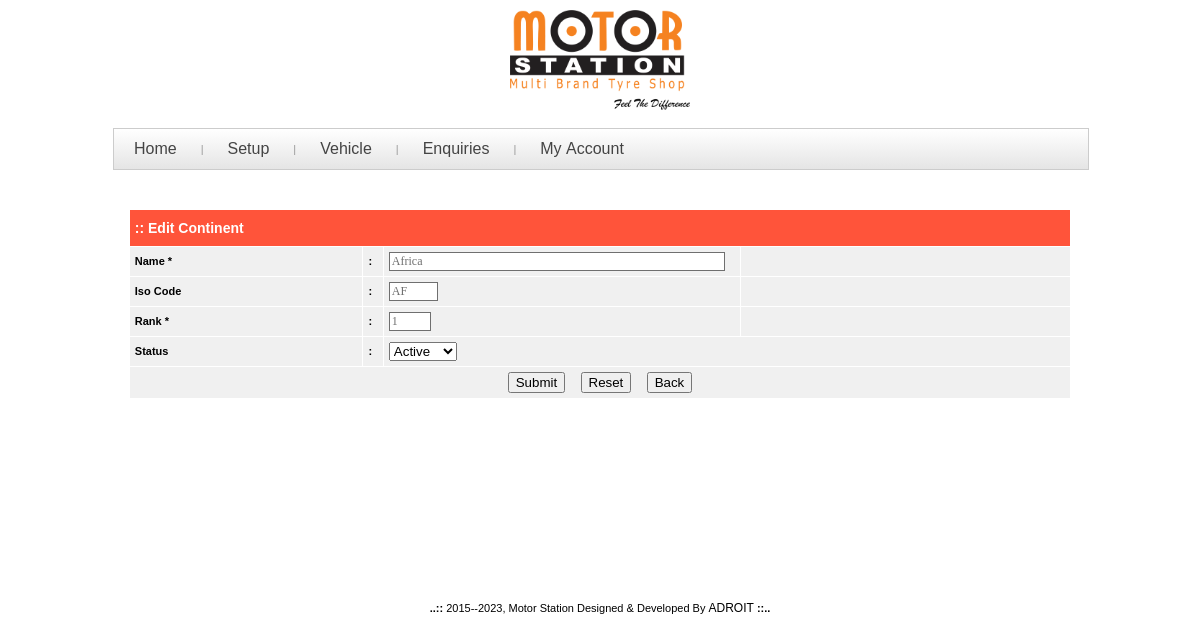
/admin/edit_continent.php?vw=1&pg=1&countstart=0 (signed in), run on the app's committed database.
### tables this page shows
CREATE TABLE `cntnt_mst` (
  `cntntm_id` int(15) NOT NULL,
  `cntntm_name` varchar(250) NOT NULL,
  `cntntm_iso` varchar(250) DEFAULT NULL,
  `cntntm_prty` int(15) DEFAULT NULL,
  `cntntm_sts` char(1) DEFAULT NULL,
  `cntntm_crtdon` datetime DEFAULT NULL,
  `cntntm_crtdby` varchar(250) DEFAULT NULL,
  `cntntm_mdfdon` datetime DEFAULT NULL,
  `cntntm_mdfdby` varchar(250) DEFAULT NULL
);

### includes/inc_usr_functions.php (called while the page is built, shortened)
<?php
	function glb_func_chkvl($cntrlval){
		$newval =  htmlspecialchars(trim($cntrlval),ENT_QUOTES);
		return $newval;
	}
?>

### admin/edit_continent.php (the view, shortened to what this page needs)
<?php
	include_once "../includes/inc_connection.php";
	include_once "../includes/inc_usr_functions.php";
	global $id,$pg,$cntstrt;
	if(isset($_REQUEST['vw']) && (trim($_REQUEST['vw'])!="") &&
	   isset($_REQUEST['pg']) && (trim($_REQUEST['pg'])!="") &&
	   isset($_REQUEST['countstart']) && (trim($_REQUEST['countstart'])!="")){
		$id 		= glb_func_chkvl($_REQUEST['vw']);
		$pg 		= glb_func_chkvl($_REQUEST['pg']);
		$cntstart 	= glb_func_chkvl($_REQUEST['countstart']);
		$loc		= "vw=$id&pg=$pg&countstart=$cntstart";
	}
	else{
		header("Location:vw_all_continent.php");
		exit();
	}
	$sqrycntnt_mst="select
					  cntntm_name,cntntm_iso,cntntm_prty,cntntm_sts
				   from
					 cntnt_mst
				   where
					  cntntm_id=$id";
	$srscntnt_mst  = mysqli_query($conn,$sqrycntnt_mst) or die(mysql_error());
	$cntrec_cntnt = mysqli_num_rows($srscntnt_mst);
	if($cntrec_cntnt > 0){
		$rowscntnt_mst = mysqli_fetch_assoc($srscntnt_mst);
	}
	else{
		header("Location:vw_all_continent.php");
		exit();
	}
?>
<!DOCTYPE HTML PUBLIC "-//W3C//DTD HTML 4.01 Transitional//EN"
"http://www.w3.org/TR/html4/loose.dtd">
<html>
<head>
<link href="yav-style.css" type="text/css" rel="stylesheet">
<link href="style_admin.css" rel="stylesheet" type="text/css">
<?php
	include_once ('script.php');
?>
</head>
<body onLoad="setfocus()">
<?php
	 include_once('../includes/inc_adm_header.php');
	 include_once('../includes/inc_adm_leftlinks.php');
?>
<table width="1000px"  border="0" align="center" cellpadding="3" cellspacing="1">
  <tr valign="top">
	<td height="400" valign="top"><br>
	    <table width="95%" align="center"  border="0" cellpadding="5" cellspacing="1" bgcolor="#FFFFFF">
			  <form name="frmecntntdtl" id="frmecntntdtl" method="post" action="<?php $_SERVER['SCRIPT_FILENAME'];?>" onSubmit="return performCheck('frmecntntdtl', rules, 'inline');">
				<tr align="left" class='white'>
                   <td height="26" colspan="4" bgcolor="#FF543A">
				  <span class="heading"><strong> :: Edit Continent </strong></span>&nbsp;&nbsp;&nbsp;</td>
                </tr>
				<tr bgcolor="#FFFFFF">
				 <td width="24%" bgcolor="#f0f0f0"><strong>Name * </strong></td>
				 <td width="2%" bgcolor="#f0f0f0"><strong>:</strong></td>
				 <td width="30%" bgcolor="#f0f0f0"><input name="txtname" type="text" class="select" id="txtname" size="45" maxlength="40" onBlur="funcChkDupName()" value="<?php echo $rowscntnt_mst['cntntm_name'];?>"></td>
				 <td width="34%" align="left" valign="middle" bgcolor="#f0f0f0"><span id="errorsDiv_txtname"></span></td>
				</tr>
				<tr bgcolor="#FFFFFF">
				 <td width="24%" bgcolor="#f0f0f0"><strong>Iso Code </strong></td>
				 <td width="2%" bgcolor="#f0f0f0"><strong>:</strong></td>
				 <td width="30%" bgcolor="#f0f0f0"><input name="txtisocd" type="text" class="select" id="txtisocd" size="4" maxlength="5" value="<?php echo $rowscntnt_mst['cntntm_iso'];?>"></td>
				 <td width="34%" align="left" valign="middle" bgcolor="#f0f0f0"><span id="errorsDiv_txtisocd"></span></td>
				</tr>
				<tr bgcolor="#FFFFFF">
					<td width="24%" height="19" valign="middle" bgcolor="#f0f0f0"><strong>Rank *</strong></td>
					<td width="2%" bgcolor="#f0f0f0"><strong>:</strong></td>
					<td width="30%" align="left" valign="middle" bgcolor="#f0f0f0">
					<input name="txtprty" type="text" class="select" id="txtprty" size="3" maxlength="3" value="<?php echo $rowscntnt_mst['cntntm_prty'];?>"></td>
					<td width="34%" align="left" valign="middle" bgcolor="#f0f0f0"><span id="errorsDiv_txtprty"></span></td>
				</tr>
			  	<tr bgcolor="#FFFFFF">
					<td width="24%" height="19" valign="middle" bgcolor="#f0f0f0"><strong>Status</strong></td>
					<td width="2%" bgcolor="#f0f0f0"><strong>:</strong></td>
					<td width="74%" align="left" valign="middle" bgcolor="#f0f0f0" colspan="2">
						<select name="lststs" id="lststs">
							<option value="a"<?php if($rowscntnt_mst['cntntm_sts'] =='a') echo 'selected';?>>Active</option>
					 	</select>
					</td>
				</tr>
			    <tr valign="middle" bgcolor="#FFFFFF">
				<td colspan="4" align="center" bgcolor="#f0f0f0">
				<input type="Submit" class="textfeild"  name="btnecntnt" id="btnecntnt" value="Submit">
						<input type="reset" class="textfeild"  name="btnecntntrst" value="Reset" id="btnecntntrst">
						  <input type="button"  name="btnBack" value="Back" class="textfeild" onClick="location.href='vw_all_continent.php?<?php echo $loc;?>'">
			   </td>
			  </tr>
			  </form>
      </table>
    </td>
      </tr></table>
<?php include_once('../includes/inc_adm_footer.php');?>
</body>
</html>

### admin/style_admin.css (style rules this page uses)
body { background:#fff; margin-left: 0px; margin-top: 0px; margin-right: 0px; margin-bottom: 0px; }
table { font-family: Verdana, Arial, Helvetica, sans-serif; font-size: 11px; color: #000; line-height: 17px; }
.select { BORDER-RIGHT: #6f6f6f 1px solid; BORDER-TOP: #6f6f6f 1px solid; FONT-SIZE: 9pt; BORDER-LEFT: #6f6f6f 1px solid; COLOR: #6f6f6f; BORDER-BOTTOM: #6f6f6f 1px solid; FONT-FAMILY: verdana; BACKGROUND-COLOR: #ffffff; }
.heading { font-family: Verdana, Arial, Helvetica, sans-serif; font-size: 14px; font-style: normal; line-height: 18px; font-weight: bold; }
.white { color:#fff !important }

### admin/admin_menu.css (style rules this page uses)
body { background:url(../images/seamless_leaf_pattern_01.jpg) repeat scroll 0 0; margin-left: 0px; margin-top: 0px; margin-right: 0px; margin-bottom: 0px; }

### data on the page
cntnt_mst: txtname "Africa", txtisocd "AF", txtprty "1", lststs "Active"

### other printed values
$pgftr "2015--2023, Motor Station Designed & Developed By"
